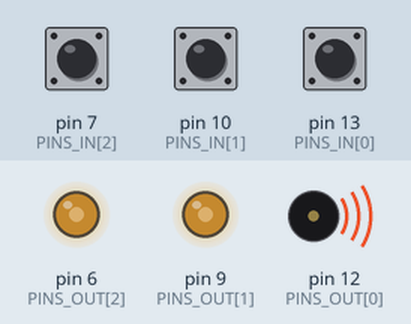
Simulated run of this sketch. Board: Arduino Uno, built with avr-gcc and run on an emulated ATmega328P. Parts: output pins drawn as LEDs (lit = HIGH), buzzer (waves = sounding). Inputs (shaded band) come from the test bench; at power-on: pin 7 (PINS_IN[2]) HIGH, pin 10 (PINS_IN[1]) HIGH, pin 13 (PINS_IN[0]) HIGH.

Above: at 1.2 s.
1.3 s: pin 7 (PINS_IN[2]) pulsed LOW 5 times (0.12 s each, 0.3 s apart)
At 3.0 s:
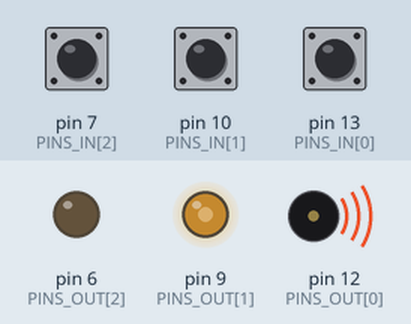
4.3 s: pin 10 (PINS_IN[1]) pulsed LOW 2 times (0.12 s each, 0.3 s apart)
At 4.57 s:
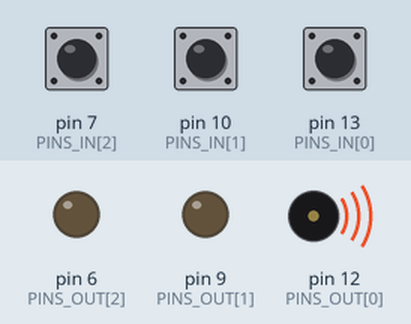
Timing chart, 0 to 7.3 s (numbered marks = the images above; inputs shaded):
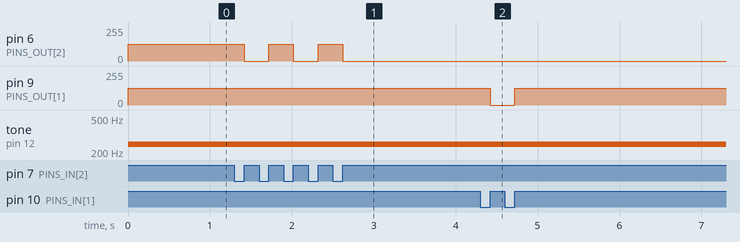

Measured:
- after the input at 1.3 s, pin 6 (PINS_OUT[2]): alternates 127/255 for 0.30 s and 0/255 for 0.30 s, 5 changes in all, then stays 0/255, starting after 0.12 s
- after the input at 4.3 s, pin 9 (PINS_OUT[1]): 127/255 → 0/255 after 0.12 s, → 127/255 0.30 s later

The sketch:

Arduino-Three-Tones.ino
```cpp
/* Array order: 245Hz (`tone()`), 490Hz (PWM), 980Hz (PWM)
  Specific for 490Hz and 980Hz, see which pins are available at
  https://www.arduino.cc/reference/en/language/functions/analog-io/analogwrite/.
  According to that page, Uno, Nano, Micro, Mini, Mega, Yún,
  Leonardo and 101 are the boards that PWM at 490/980Hz.
  It also says that, except for Mega,
  `tone()` interferes with the PWM on pins 3 and 11. Avoid using those two.
*/
const byte
  PINS_OUT[] = {12,  9, 6},
  PINS_IN [] = {13, 10, 7};
/*
 * 0 = released & muted
 * 1 =  pressed & muted
 * 2 = released & playing
 * 3 =  pressed & playing
 */
byte state[] = {0, 0, 0};

void setup() {
  for(byte pin: PINS_OUT)
    pinMode(pin, OUTPUT);
  for(byte pin: PINS_IN)
    pinMode(pin, INPUT);
}

void loop() {
  for(byte i = 0; i < 3; ++i) {
    if(digitalRead(PINS_IN[i]) == LOW)
      state[i] &= ~1; // Clear pressed state
    // HIGH: Toggle on rising-edge
    else if(!(state[i] & 1)) { // Not already holding
      if(state[i] >> 1) { // Currently playing
        if(i) // PWM
          digitalWrite(PINS_OUT[i], LOW);
        else // 245Hz
          noTone(PINS_OUT[0]);
      } else { // Currently muted
        if(i) // PWM
          analogWrite(PINS_OUT[i], /*floor(255/2)*/ 127);
        else // 245Hz
          tone(PINS_OUT[0], 245);
      }
      state[i] = (state[i] | 1) ^ 2; // Set to pressed and invert playing state
    }
  }
}
```
